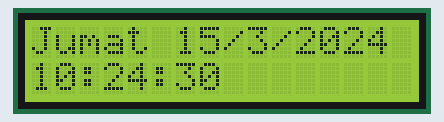
A sketch run on a simulated Arduino Uno, built with avr-gcc and run on an emulated ATmega328P. Shown: 16×2 character LCD. The local clock reads 2024-03-15 10:24:30 at power-on unless the sketch sets it.

Above: at 0.1 s.
At 4.3 s:
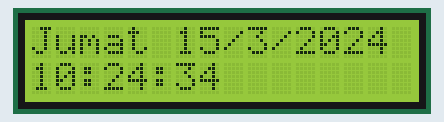
At 9.4 s:
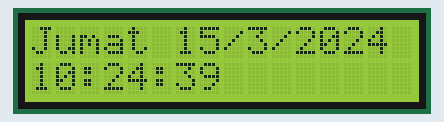
At 18.7 s:
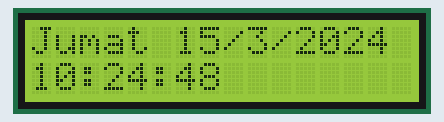
At 27.9 s:
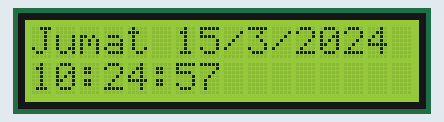
At 38.2 s:
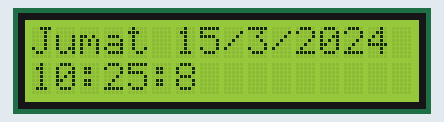

The sketch:

jam_digital.ino
```cpp
#include <RTClib.h>
#include <LiquidCrystal_I2C.h>
#include <Wire.h>

String namaHari[] = {"Minggu", "Senin", "Selasa", "Rabu", "Kamis", "Jumat", "Sabtu"};

RTC_DS1307 rtc;
LiquidCrystal_I2C lcd(0x27, 16, 2);

void setup() {
  rtc.begin();
  lcd.init();
  lcd.backlight();
}

void loop() {
  String baris1, baris2;
  lcd.clear();
  DateTime kini = rtc.now();

  baris1 = namaHari[kini.dayOfTheWeek()] + " " +
           String(kini.day()) + "/" +
           String(kini.month()) + "/" +
           String(kini.year());

  baris2 = String(kini.hour()) + ":" +
           String(kini.minute()) + ":" +
           String(kini.second());

  lcd.setCursor(0, 0);
  lcd.print(baris1);
  lcd.setCursor(0, 1);
  lcd.print(baris2);
  delay(1000);
}
```

Measured:
- what the display in image 1 shows lasts 1.0 s, from 4.2 s to 5.2 s
